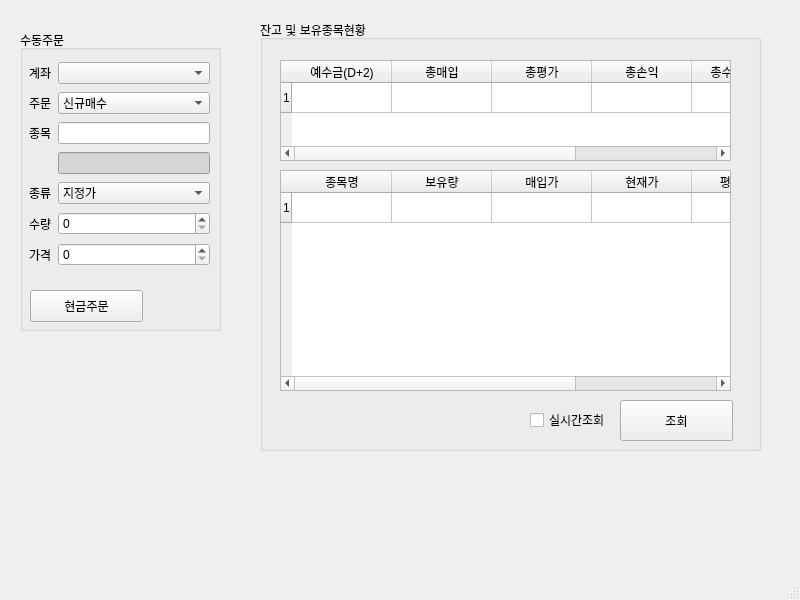
<?xml version="1.0" encoding="UTF-8"?>
<ui version="4.0">
 <class>MainWindow</class>
 <widget class="QMainWindow" name="MainWindow">
  <property name="geometry">
   <rect>
    <x>0</x>
    <y>0</y>
    <width>800</width>
    <height>600</height>
   </rect>
  </property>
  <property name="windowTitle">
   <string>AutoTrader v0.1 by Ryoni</string>
  </property>
  <widget class="QWidget" name="centralwidget">
   <widget class="QGroupBox" name="groupBox">
    <property name="geometry">
     <rect>
      <x>20</x>
      <y>30</y>
      <width>201</width>
      <height>301</height>
     </rect>
    </property>
    <property name="title">
     <string>수동주문</string>
    </property>
    <widget class="QWidget" name="gridLayoutWidget">
     <property name="geometry">
      <rect>
       <x>9</x>
       <y>30</y>
       <width>181</width>
       <height>213</height>
      </rect>
     </property>
     <layout class="QGridLayout" name="gridLayout">
      <item row="1" column="0">
       <widget class="QLabel" name="label_2">
        <property name="text">
         <string>주문</string>
        </property>
       </widget>
      </item>
      <item row="5" column="0">
       <widget class="QLabel" name="label_5">
        <property name="text">
         <string>수량</string>
        </property>
       </widget>
      </item>
      <item row="2" column="0">
       <widget class="QLabel" name="label_3">
        <property name="text">
         <string>종목</string>
        </property>
       </widget>
      </item>
      <item row="1" column="1">
       <widget class="QComboBox" name="UI_orderType">
        <item>
         <property name="text">
          <string>신규매수</string>
         </property>
        </item>
        <item>
         <property name="text">
          <string>신규매도</string>
         </property>
        </item>
        <item>
         <property name="text">
          <string>매수취소</string>
         </property>
        </item>
        <item>
         <property name="text">
          <string>매도취소</string>
         </property>
        </item>
       </widget>
      </item>
      <item row="0" column="1">
       <widget class="QComboBox" name="UI_accountInfo"/>
      </item>
      <item row="0" column="0">
       <widget class="QLabel" name="label">
        <property name="text">
         <string>계좌</string>
        </property>
       </widget>
      </item>
      <item row="6" column="0">
       <widget class="QLabel" name="label_6">
        <property name="text">
         <string>가격</string>
        </property>
       </widget>
      </item>
      <item row="4" column="0">
       <widget class="QLabel" name="label_4">
        <property name="text">
         <string>종류</string>
        </property>
       </widget>
      </item>
      <item row="4" column="1">
       <widget class="QComboBox" name="UI_PriceTypeComboBox">
        <item>
         <property name="text">
          <string>지정가</string>
         </property>
        </item>
        <item>
         <property name="text">
          <string>시장가</string>
         </property>
        </item>
       </widget>
      </item>
      <item row="2" column="1">
       <widget class="QLineEdit" name="UI_StockSelectLineEdit"/>
      </item>
      <item row="3" column="1">
       <widget class="QLineEdit" name="UI_StockInfoLineEdit">
        <property name="styleSheet">
         <string notr="true">background-color:rgb(214, 214, 214)</string>
        </property>
       </widget>
      </item>
      <item row="5" column="1">
       <widget class="QSpinBox" name="UI_countSpinBox"/>
      </item>
      <item row="6" column="1">
       <widget class="QSpinBox" name="UI_PriceSpinBox">
        <property name="maximum">
         <number>9999999</number>
        </property>
        <property name="singleStep">
         <number>50</number>
        </property>
       </widget>
      </item>
     </layout>
    </widget>
    <widget class="QPushButton" name="UI_OrderButton">
     <property name="geometry">
      <rect>
       <x>10</x>
       <y>260</y>
       <width>113</width>
       <height>32</height>
      </rect>
     </property>
     <property name="text">
      <string>현금주문</string>
     </property>
    </widget>
   </widget>
   <widget class="QGroupBox" name="groupBox_2">
    <property name="geometry">
     <rect>
      <x>260</x>
      <y>20</y>
      <width>501</width>
      <height>431</height>
     </rect>
    </property>
    <property name="title">
     <string>잔고 및 보유종목현황</string>
    </property>
    <widget class="QTableWidget" name="UI_deposit_tableWidget">
     <property name="geometry">
      <rect>
       <x>20</x>
       <y>40</y>
       <width>451</width>
       <height>101</height>
      </rect>
     </property>
     <property name="rowCount">
      <number>1</number>
     </property>
     <row/>
     <column>
      <property name="text">
       <string>예수금(D+2)</string>
      </property>
     </column>
     <column>
      <property name="text">
       <string>총매입</string>
      </property>
     </column>
     <column>
      <property name="text">
       <string>총평가</string>
      </property>
     </column>
     <column>
      <property name="text">
       <string>총손익</string>
      </property>
     </column>
     <column>
      <property name="text">
       <string>총수익률(%)</string>
      </property>
     </column>
     <column>
      <property name="text">
       <string>추정자산</string>
      </property>
     </column>
    </widget>
    <widget class="QTableWidget" name="UI_balance_tableWidget">
     <property name="geometry">
      <rect>
       <x>20</x>
       <y>150</y>
       <width>451</width>
       <height>221</height>
      </rect>
     </property>
     <property name="rowCount">
      <number>1</number>
     </property>
     <row/>
     <column>
      <property name="text">
       <string>종목명</string>
      </property>
     </column>
     <column>
      <property name="text">
       <string>보유량</string>
      </property>
     </column>
     <column>
      <property name="text">
       <string>매입가</string>
      </property>
     </column>
     <column>
      <property name="text">
       <string>현재가</string>
      </property>
     </column>
     <column>
      <property name="text">
       <string>평가손익</string>
      </property>
     </column>
     <column>
      <property name="text">
       <string>수익률(%)</string>
      </property>
     </column>
    </widget>
    <widget class="QCheckBox" name="UI_realTimeBalance_checkBox">
     <property name="enabled">
      <bool>true</bool>
     </property>
     <property name="geometry">
      <rect>
       <x>270</x>
       <y>390</y>
       <width>87</width>
       <height>20</height>
      </rect>
     </property>
     <property name="text">
      <string>실시간조회</string>
     </property>
     <property name="checked">
      <bool>false</bool>
     </property>
    </widget>
    <widget class="QPushButton" name="UI_checkBalance_pushButton">
     <property name="geometry">
      <rect>
       <x>360</x>
       <y>380</y>
       <width>113</width>
       <height>41</height>
      </rect>
     </property>
     <property name="text">
      <string>조회</string>
     </property>
    </widget>
   </widget>
  </widget>
  <widget class="QMenuBar" name="menubar">
   <property name="geometry">
    <rect>
     <x>0</x>
     <y>0</y>
     <width>800</width>
     <height>24</height>
    </rect>
   </property>
  </widget>
  <widget class="QStatusBar" name="statusbar"/>
 </widget>
 <resources/>
 <connections/>
</ui>
